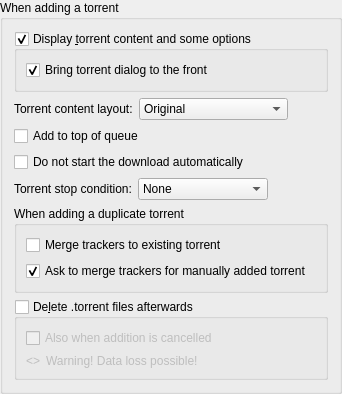
             <widget class="QGroupBox" name="torrentAdditionBox">
              <property name="title">
               <string>When adding a torrent</string>
              </property>
              <layout class="QVBoxLayout" name="torrentAdditionBoxLayout">
               <item>
                <widget class="QGroupBox" name="checkAdditionDialog">
                 <property name="title">
                  <string>Display &amp;torrent content and some options</string>
                 </property>
                 <property name="checkable">
                  <bool>true</bool>
                 </property>
                 <layout class="QVBoxLayout" name="verticalLayout_18">
                  <item>
                   <widget class="QCheckBox" name="checkAdditionDialogFront">
                    <property name="text">
                     <string>Bring torrent dialog to the front</string>
                    </property>
                    <property name="checked">
                     <bool>true</bool>
                    </property>
                   </widget>
                  </item>
                 </layout>
                </widget>
               </item>
               <item>
                <layout class="QHBoxLayout" name="horizontalLayout_19">
                 <item>
                  <widget class="QLabel" name="contentLayoutLabel">
                   <property name="text">
                    <string>Torrent content layout:</string>
                   </property>
                  </widget>
                 </item>
                 <item>
                  <widget class="QComboBox" name="contentLayoutComboBox">
                   <property name="currentIndex">
                    <number>0</number>
                   </property>
                   <item>
                    <property name="text">
                     <string>Original</string>
                    </property>
                   </item>
                   <item>
                    <property name="text">
                     <string>Create subfolder</string>
                    </property>
                   </item>
                   <item>
                    <property name="text">
                     <string>Don't create subfolder</string>
                    </property>
                   </item>
                  </widget>
                 </item>
                 <item>
                  <spacer name="horizontalSpacer_20">
                   <property name="orientation">
                    <enum>Qt::Orientation::Horizontal</enum>
                   </property>
                   <property name="sizeHint" stdset="0">
                    <size>
                     <width>40</width>
                     <height>20</height>
                    </size>
                   </property>
                  </spacer>
                 </item>
                </layout>
               </item>
               <item>
                <widget class="QCheckBox" name="checkAddToQueueTop">
                 <property name="toolTip">
                  <string>The torrent will be added to the top of the download queue</string>
                 </property>
                 <property name="text">
                  <string extracomment="The torrent will be added to the top of the download queue">Add to top of queue</string>
                 </property>
                </widget>
               </item>
               <item>
                <widget class="QCheckBox" name="checkAddStopped">
                 <property name="toolTip">
                  <string>The torrent will be added to download list in a stopped state</string>
                 </property>
                 <property name="text">
                  <string extracomment="The torrent will be added to download list in a stopped state">Do not start the download automatically</string>
                 </property>
                </widget>
               </item>
               <item>
                <layout class="QHBoxLayout" name="stopConditionLayout">
                 <item>
                  <widget class="QLabel" name="stopConditionLabel">
                   <property name="text">
                    <string>Torrent stop condition:</string>
                   </property>
                  </widget>
                 </item>
                 <item>
                  <widget class="QComboBox" name="stopConditionComboBox">
                   <property name="currentIndex">
                    <number>0</number>
                   </property>
                   <item>
                    <property name="text">
                     <string>None</string>
                    </property>
                   </item>
                   <item>
                    <property name="text">
                     <string>Metadata received</string>
                    </property>
                   </item>
                   <item>
                    <property name="text">
                     <string>Files checked</string>
                    </property>
                   </item>
                  </widget>
                 </item>
                 <item>
                  <spacer name="stopConditionSpacer">
                   <property name="orientation">
                    <enum>Qt::Orientation::Horizontal</enum>
                   </property>
                   <property name="sizeHint" stdset="0">
                    <size>
                     <width>40</width>
                     <height>20</height>
                    </size>
                   </property>
                  </spacer>
                 </item>
                </layout>
               </item>
               <item>
                <widget class="QGroupBox" name="duplicateTorrentGroup">
                 <property name="title">
                  <string>When adding a duplicate torrent</string>
                 </property>
                 <layout class="QVBoxLayout" name="duplicateTorrentBoxLayout">
                  <item>
                   <widget class="QCheckBox" name="checkMergeTrackers">
                    <property name="text">
                     <string>Merge trackers to existing torrent</string>
                    </property>
                    <property name="checked">
                     <bool>false</bool>
                    </property>
                   </widget>
                  </item>
                  <item>
                   <widget class="QCheckBox" name="checkConfirmMergeTrackers">
                    <property name="text">
                     <string>Ask to merge trackers for manually added torrent</string>
                    </property>
                    <property name="checked">
                     <bool>true</bool>
                    </property>
                   </widget>
                  </item>
                 </layout>
                </widget>
               </item>
               <item>
                <widget class="QGroupBox" name="deleteTorrentBox">
                 <property name="toolTip">
                  <string>Whether the .torrent file should be deleted after adding it</string>
                 </property>
                 <property name="title">
                  <string>De&amp;lete .torrent files afterwards </string>
                 </property>
                 <property name="checkable">
                  <bool>true</bool>
                 </property>
                 <property name="checked">
                  <bool>false</bool>
                 </property>
                 <layout class="QVBoxLayout" name="deleteTorrentBoxLayout">
                  <item>
                   <widget class="QCheckBox" name="deleteCancelledTorrentBox">
                    <property name="toolTip">
                     <string>Also delete .torrent files whose addition was cancelled</string>
                    </property>
                    <property name="text">
                     <string>Also when addition is cancelled</string>
                    </property>
                   </widget>
                  </item>
                  <item>
                   <layout class="QHBoxLayout" name="deleteTorrentWarningLayout">
                    <item>
                     <widget class="QLabel" name="deleteTorrentWarningIcon">
                      <property name="sizePolicy">
                       <sizepolicy hsizetype="Fixed" vsizetype="Preferred">
                        <horstretch>0</horstretch>
                        <verstretch>0</verstretch>
                       </sizepolicy>
                      </property>
                      <property name="text">
                       <string notr="true">&lt;&gt;</string>
                      </property>
                     </widget>
                    </item>
                    <item>
                     <widget class="QLabel" name="deleteTorrentWarningLabel">
                      <property name="text">
                       <string>Warning! Data loss possible!</string>
                      </property>
                     </widget>
                    </item>
                   </layout>
                  </item>
                 </layout>
                </widget>
               </item>
              </layout>
             </widget>
